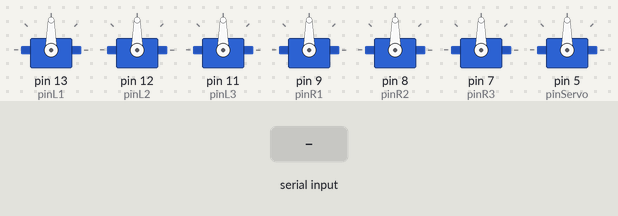
The program below on a simulated Arduino Uno, built with avr-gcc and run on an emulated ATmega328P. On the bench: 7 × servo. Inputs (shaded band) come from the test bench.

Above: at 1.2 s.
1.3 s: byte 2 (2) received over Serial
At 3.3 s:
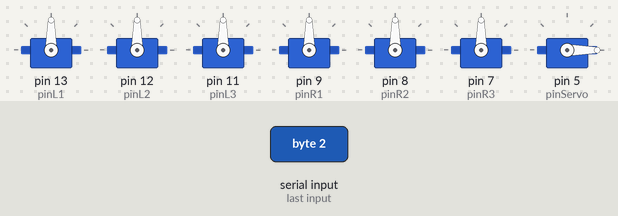
3.8 s: byte 0 (0) received over Serial
At 7.2 s:
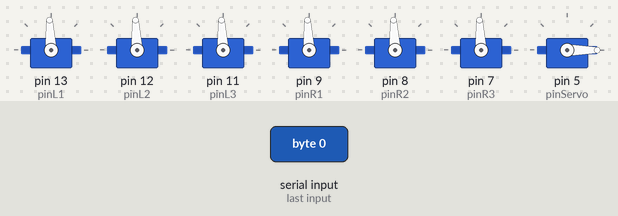
Timing chart, 0 to 8.7 s (numbered marks = the images above; inputs shaded):
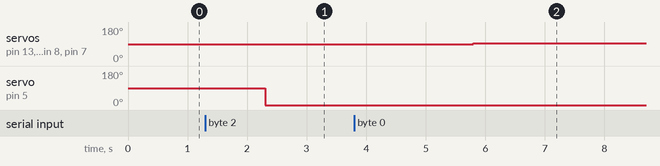

The program:

main.cpp
```cpp
#include <Arduino.h>
#include <Servo.h>

// Pins to Left Wheels
#define pinL1 13
#define pinL2 12
#define pinL3 11
// Pins to Right Wheels
#define pinR1 9
#define pinR2 8
#define pinR3 7
// Pin to the Servo
#define pinServo 5

// PWM specs of the Spark motor controller. Spark manual:
//      http://www.revrobotics.com/content/docs/LK-ATFF-SXAO-UM.pdf
#define sparkMax 1000 // Default full-reverse input pulse
#define sparkMin 2000 // Default full-forward input pulse

Servo theServo; // the servo used to control a camera that can look around the robot
Servo leftOne;
Servo leftTwo;
Servo leftThree;
Servo rightOne;
Servo rightTwo;
Servo rightThree;

struct DATA {
    float linear;
    float rotation;
    float servo;
} received;

void setWheelVelocity(int left, int right) {
    leftOne.writeMicroseconds(map(left, -100, 100, sparkMin, sparkMax));
    leftTwo.writeMicroseconds(map(left, -100, 100, sparkMin, sparkMax));
    leftThree.writeMicroseconds(map(left, -100, 100, sparkMin, sparkMax));
    rightOne.writeMicroseconds(map(right, -100, 100, sparkMin, sparkMax));
    rightTwo.writeMicroseconds(map(right, -100, 100, sparkMin, sparkMax));
    rightThree.writeMicroseconds(map(right, -100, 100, sparkMin, sparkMax));
}

void setup() {
    Serial.begin(9600);
    leftOne.attach(pinL1);
    leftTwo.attach(pinL2);
    leftThree.attach(pinL3);
    rightOne.attach(pinR1);
    rightTwo.attach(pinR2);
    rightThree.attach(pinR3);
    theServo.attach(pinServo);
}

void loop() {
   if (Serial.available() >= sizeof(uint8_t)) {
       delayMicroseconds(10);
       uint8_t cmd = (uint8_t) Serial.read();
       // Serial.print("GOT a cmd");
       // Serial.println(cmd);
       // TWIST MOTOR COMMAND
       if (cmd == 0) {
           Serial.readBytes((char *) &received.linear, sizeof(float));
           Serial.readBytes((char *) &received.rotation, sizeof(float));
           // Serial.print("GOT TWIST");
           // Serial.println((int) received.linear);
           // Serial.println((int) received.rotation);
           setWheelVelocity((int) ((received.linear + received.rotation) * 100), (int) ((received.linear - received.rotation) * 100));
       }
       // SERVO MOTOR COMMAND
       else if (cmd == 2) {
           Serial.readBytes((char *) &received.servo, sizeof(float));
           // Serial.print("GOT SERVO");
           // Serial.println((int) received.servo);
           theServo.write((int) received.servo);
       }
   }
}
```

Measured:
- after the input at 1.3 s, servo on pin 5 (pinServo): 90° → 0° after 1.0 s
- after the input at 3.8 s, servo on pin 13 (pinL1), servo on pin 12 (pinL2), servo on pin 11 (pinL3), servo on pin 9 (pinR1), servo on pin 8 (pinR2), servo on pin 7 (pinR3): 90° → 93° after 2.0 s
